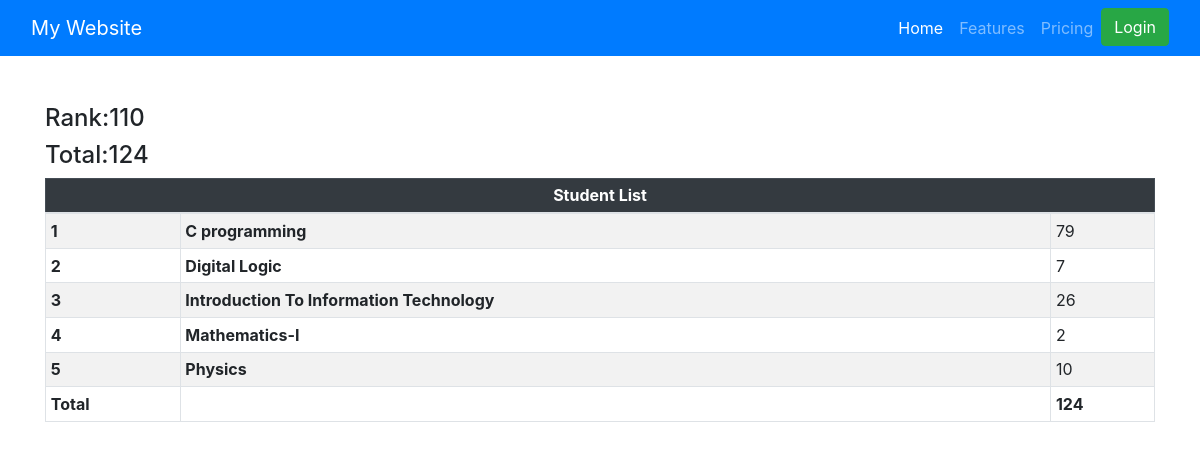
Page /see_marks/819/ on the committed database.
### veggie/models.py (models this page shows, shortened)
class subjectMarks(models.Model):
    student=models.ForeignKey(Student,related_name="student_marks",on_delete=models.CASCADE)
    subject=models.ForeignKey(Subject,related_name="subject_marks",on_delete=models.CASCADE)
    marks=models.IntegerField(default=0)
    class Meta:
        unique_together = ['student', 'subject']
        ordering = ['student']
        verbose_name = "Subject Mark"

class Subject(models.Model):
    subject_name=models.CharField(max_length=100)
    subject_code=models.CharField(max_length=10,unique=True)
    class Meta:
        ordering = ['subject_name']
        verbose_name = "Subject"

### veggie/views.py (the view)
# urls.py: path('see_marks/<student_id>/', veggie_views.see_marks, name='see_marks'),
def see_marks(request,student_id):
    generate_report_card(student_id)
    queryset = subjectMarks.objects.filter(student__student_id__student_id=student_id)
    total_marks=queryset.aggregate(total_marks=Sum('marks'))
    current_rank=-1
    ranks=Student.objects.annotate(marks=Sum('student_marks__marks')).order_by('-marks','-student_age')
    i=1
    for rank in ranks:
        if rank.student_id.student_id==student_id:
            current_rank=i
            break
        i=i+1
    return render(request,'veggie/see_marks.html',context={
        'pages':'see_marks',
        'marks':queryset,
        'total':total_marks,
        'current_rank':current_rank
    })

### veggie/seed.py (called while the page is built)
def generate_report_card(student_id):
    current_rank=-1
    ranks=Student.objects.annotate(marks=Sum('student_marks__marks')).order_by('-marks','-student_age')
    i=1
    for rank in ranks:
        Reportcard.objects.create(
            student=rank,
            student_rank=i
        )
        i=i+1

### veggie/templates/veggie/see_marks.html (shortened to what this page needs)
{% extends 'base.html' %}
{% block start %}
<div class="container mt-5">
    <h4>Rank:{{current_rank}}</h4>
    <h4>Total:{{total.total_marks}}</h4>
  <table class="table table-striped table-bordered table-hover table-sm table-responsive-sm">
    <thead class="table-dark">
      <tr>
        <th colspan="6" class="text-center">Student List</th>
      </tr>
    <tbody>
      {% for mark in marks %}
      <tr>
        <th scope="row">{{ forloop.counter }}</th>
        <td>
          <b>{{mark.subject.subject_name}}</b>
      </td>
        <td>{{ mark.marks }}</td>
      </tr>
      {% endfor %}
      <tr>
      <th scope="row">Total</th>
      <td></td>
      <td><b>{{ total.total_marks }}</b></td>
    </tr>
    </tbody>
  </table>
{% endblock %}

### rows in the picture
subjectMarks: subject.subject_name "C programming", marks "79"
subjectMarks: subject.subject_name "Digital Logic", marks "7"
subjectMarks: subject.subject_name "Introduction To Information Technology", marks "26"
subjectMarks: subject.subject_name "Mathematics-I", marks "2"
subjectMarks: subject.subject_name "Physics", marks "10"

### other values in the picture
{{ current_rank }} "110"
{{ total.total_marks }} "124"
